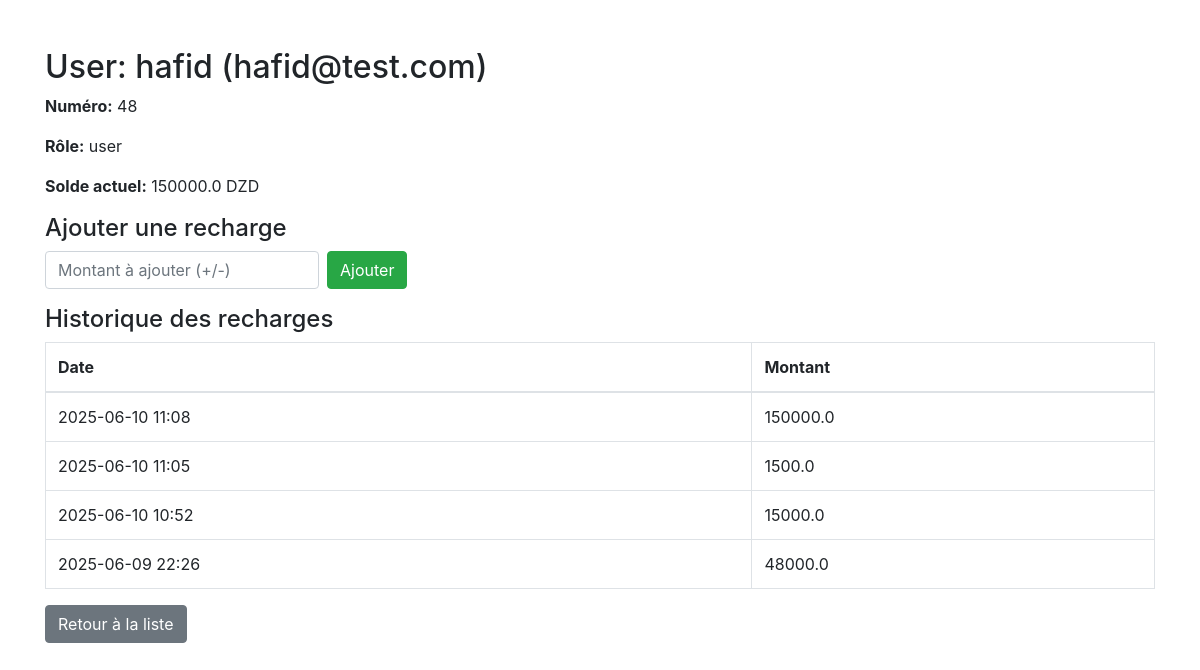
Page /admin/users/2 on the committed database.
### models.py (models this page shows)
class User(db.Model):
    __tablename__ = 'users'
    id = db.Column(db.Integer, primary_key=True)
    name = db.Column(db.String(100), nullable=False)
    email = db.Column(db.String(120), unique=True, nullable=False)
    number = db.Column(db.Integer,unique=True,nullable=False)
    password = db.Column(db.String(100), nullable=False)
    role = db.Column(db.String(20), default='Normal user')
    balance = db.Column(db.Float, default=0.0)
    bookings = db.relationship('Booking', backref='user')
    recharges = db.relationship('Recharge', backref='user')

class Recharge(db.Model):   #ychof + ymodifier
    __tablename__ = 'recharges'
    id = db.Column(db.Integer, primary_key=True)
    user_id = db.Column(db.Integer, db.ForeignKey('users.id'), nullable=False)
    amount = db.Column(db.Float, nullable=False)
    date = db.Column(db.DateTime, default=datetime.utcnow)

### admin_bcnslg_bleu.py (the view)
@admin_bp.route('/users/<int:user_id>')
def user_detail(user_id):
    user = get_user_by_id(user_id)
    if not user:
        return "User not found", 404
    balance = get_user_balance(user_id)
    recharges = get_user_recharges(user_id)
    return render_template('user_detail.html', user=user, balance=balance, recharges=recharges)

### data_access1.py (called while the page is built)
def get_user_balance(user_id):
    user = User.query.get(user_id)
    if not user:
        return 0.0
    return user.balance

def get_user_by_id(user_id):
    return User.query.get(user_id)

def get_user_recharges(user_id):
    return Recharge.query.filter_by(user_id=user_id).order_by(Recharge.date.desc()).all()

### templates/user_detail.html (shortened to what this page needs)
<!DOCTYPE html>
<html lang="en">
<head>
    <link rel="stylesheet" href="https://stackpath.bootstrapcdn.com/bootstrap/4.5.2/css/bootstrap.min.css">
</head>
<body>
<div class="container mt-5">
    <h2>User: {{ user.name }} ({{ user.email }})</h2>
    <p><strong>Numéro:</strong> {{ user.number }}</p>
    <p><strong>Rôle:</strong> {{ user.role }}</p>
    <p><strong>Solde actuel:</strong> {{ balance }} DZD</p>
    <h4>Ajouter une recharge</h4>
    <form method="post" action="{{ url_for('admin_bp.update_balance', user_id=user.id) }}" class="form-inline mb-3">
        <input type="number" step="0.01" name="balance" class="form-control mr-2" placeholder="Montant à ajouter (+/-)">
        <button type="submit" class="btn btn-success">Ajouter</button>
    </form>
    <h4>Historique des recharges</h4>
    <table class="table table-bordered">
        <thead>
            <tr>
                <th>Date</th>
                <th>Montant</th>
            </tr>
        </thead>
        <tbody>
            {% for recharge in recharges %}
            <tr>
                <td>{{ recharge.date.strftime('%Y-%m-%d %H:%M') }}</td>
                <td>{{ recharge.amount }}</td>
            </tr>
            {% endfor %}
        </tbody>
    </table>
    <a href="{{ url_for('admin_bp.users_page') }}" class="btn btn-secondary">Retour à la liste</a>
</div>
</body>
</html>

### rows in the picture
User: name "hafid", email "hafid@test.com", number "48", role "user", balance "150000.0"
Recharge: date "2025-06-10 11:08", amount "150000.0"
Recharge: date "2025-06-10 11:05", amount "1500.0"
Recharge: date "2025-06-10 10:52", amount "15000.0"
Recharge: date "2025-06-09 22:26", amount "48000.0"
